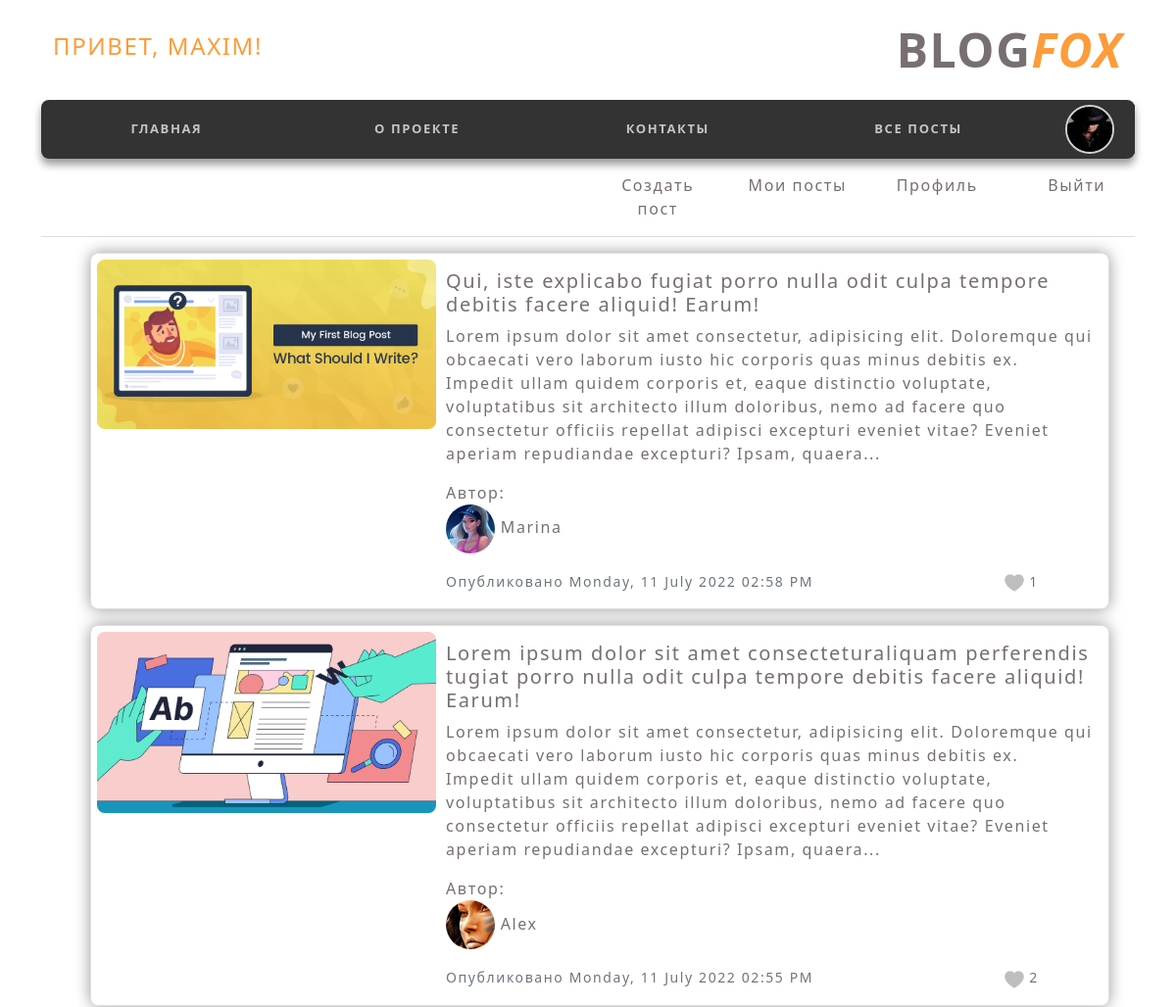
/allpost (signed in, upper part), run on an earlier commit of the app's database.
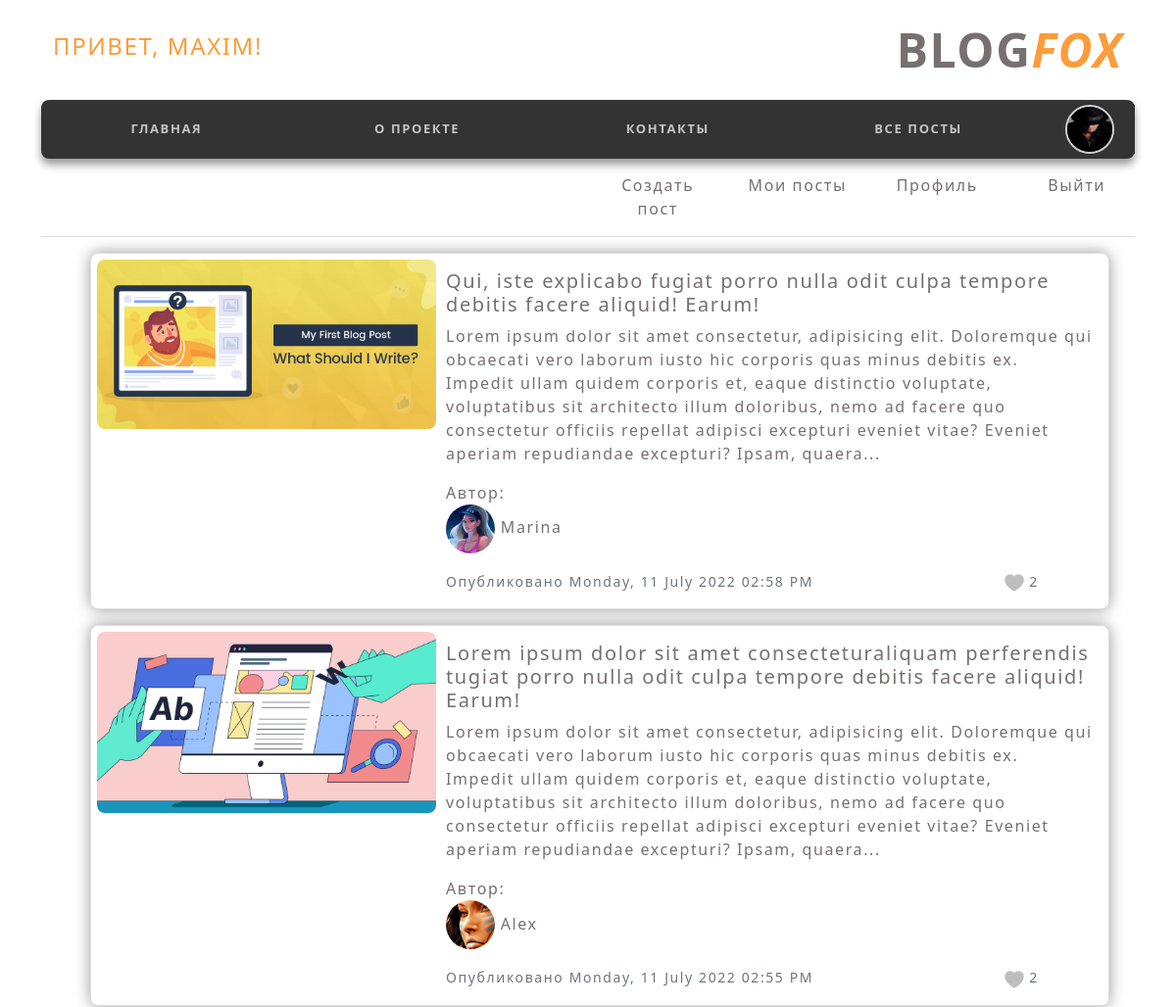
And on a later commit of the database.
### flask_Gubanov_project/models.py (models this page shows, shortened)
class Post(db.Model):
    id = db.Column(db.Integer, primary_key=True)
    title = db.Column(db.String(100), nullable=False)
    date_posted = db.Column(db.DateTime, nullable=False, default=datetime.utcnow)
    content = db.Column(db.Text, nullable=False)
    user_id = db.Column(db.Integer, db.ForeignKey('user.id'), nullable=False)
    total_likes = db.Column(db.Integer, nullable=True, default=0)
    likes = db.relationship('Like', backref='like')
    post_image = db.Column(db.String(20), nullable=False, default='post_default_img.png')
    comments = db.relationship('Comment', backref='post')

class User(db.Model, UserMixin):
    id = db.Column(db.Integer, primary_key=True)
    username = db.Column(db.String(20), unique=True, nullable=False)
    email = db.Column(db.String(120), unique=True, nullable=False)
    image_file = db.Column(db.String(20), nullable=False, default='default.png')
    password = db.Column(db.String(60), nullable=False)
    posts = db.relationship('Post', backref='author', lazy=True)

### flask_Gubanov_project/posts/routes.py (the view)
@posts.route("/allpost")
@login_required
def allpost():
    page = request.args.get('page', 1, type=int)
    all_posts = Post.query.order_by(Post.date_posted.desc()).paginate(page=page, per_page=5)
    return render_template('allpost.html', posts=all_posts)

### flask_Gubanov_project/models.py (called while the page is built)
@login_manager.user_loader
def load_user(user_id):
    return User.query.get(int(user_id))

### flask_Gubanov_project/templates/allpost.html (shortened to what this page needs)
{% extends "layout.html" %}
{% block content %}
  {% for post in posts.items %}
    <div class="container text-left relative_block" style="width: 1040px;">
      <div class="card mb-3">
        <div class="row g-0">
          <div class="image col-md-4">
            <img src="{{ url_for('static', filename='post_images/' + post.post_image) }}" alt="">
          </div>
          <div class="col-md-8">
            <div class="card-body">
              <h5 class="card-title"><a href="{{ url_for('posts.post', post_id=post.id) }}">{{ post.title }}</a></h5>
              <p class="card-text">{{ post.content[:380] }}...<br> </p>
              <p class="card-text">Автор: <br>
                <a href="{{ url_for('users.user_posts', username=post.author.username) }}">
                  <img class="rounded-circle article-img" style="width: 50px; height: 50px;" src="{{ url_for('static', filename='profile_pics/' + post.author.image_file) }}">
                  {{ post.author.username }}
                </a>
              </p>
              <div class="row justify-content-between">
                <div class="col-10">
                  <p class="card-text"><small class="text-muted">Опубликовано {{ post.date_posted.strftime('%A, %d %B %Y %I:%M %p') }}</small></p>
                </div>
                <div class="col-2">
                    <div class="post_likes">
                      <small class="text-muted">
                        <img src="{{ url_for('static', filename='images/like_mini.png') }}" alt="like">
                        {{ post.total_likes}}
                      </small>
                    </div>
                </div>
              </div>
            </div>
          </div>
        </div>
      </div>
    </div>
  {% endfor %}
{% endblock content %}

What changed in the data, as far as the page shows it:
changed Post "Monday, 11 July 2022 02:58 PM": total_likes "1" → "2"
